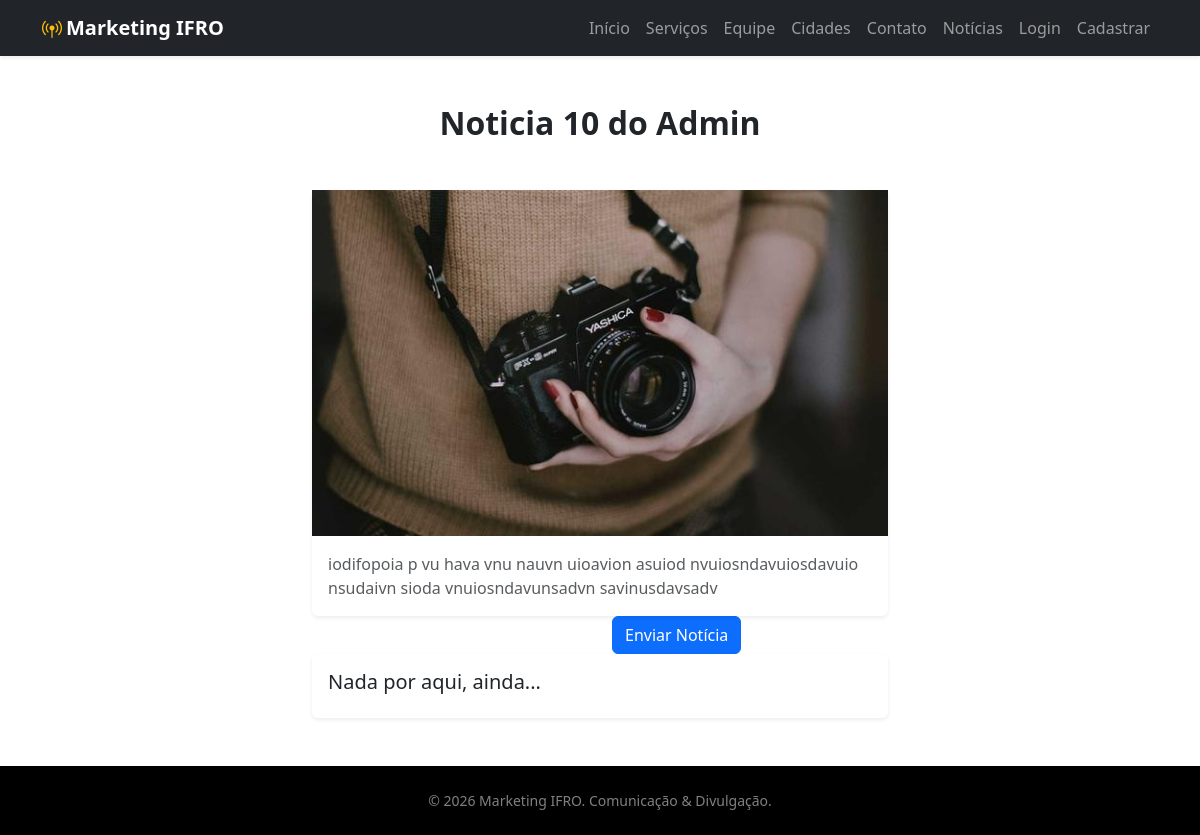
Page /noticias/noticia/7 on the earlier database version.
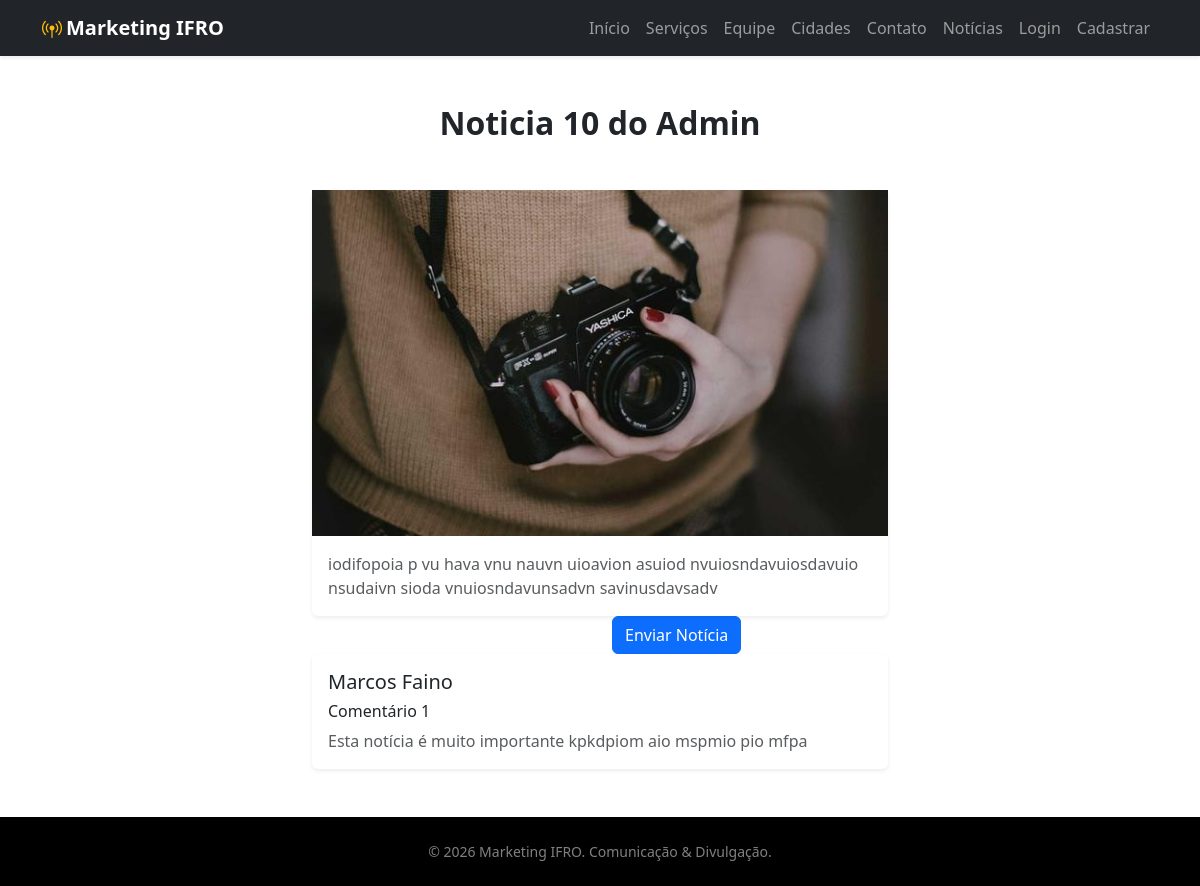
Same page on the later database version.
### noticias/models.py (models this page shows, shortened)
class Comentario(models.Model):
    noticia = models.ForeignKey('Noticia', on_delete=models.CASCADE,
                                related_name='comentarios')
    titulo = models.CharField(max_length=100)
    texto = models.TextField()
    autor = models.ForeignKey(get_user_model(), on_delete=models.CASCADE)
    criado_em = models.DateTimeField(auto_now_add=True)
    class Meta:
        verbose_name='Comentário'
        verbose_name_plural='Comentários'
        ordering = ['criado_em']

### noticias/views.py (the view)
# urls.py: path('noticia/<int:pk>', views.DetailNoticia.as_view(), name='detalhe_noticia'),
class DetailNoticia(DetailView):
    template_name = 'new/detalhe.html'
    model = Noticia
    context_object_name = 'noticia'
    def get_context_data(self, **kwargs):
        contexto = super().get_context_data(**kwargs)
        comentarios = self.get_object().comentarios.order_by('-criado_em')
        contexto['coments'] = comentarios
        return contexto

### noticias/templates/new/detalhe.html (shortened to what this page needs)
{% extends 'base.html' %}
{% block conteudo %}
  <section class="py-5">
    <div class="container w-50">
      <div class="text-center mb-5">
        <h2 class="fw-bold">{{ noticia.titulo }}</h2>
      </div>
      <div class="row g-4">
        <div>
          <div class="card h-100 border-0 shadow-sm">
            <img src="{{ noticia.imagem_principal.url }}" class="img-fluid w-100 mx-auto"
                 alt="{{ noticia.titulo|truncatewords:10 }}" />
            <div class="card-body">
              <p class="card-text text-muted">{{ noticia.texto }}</p>
            </div>
          </div>
        </div>
      </div>
      <div class="row g-4">
        <div class="col-6">
        </div>
        <div class="col-6">
            <form action="{% url 'noticias:enviarnew' %}" method="POST">
            <input type="submit" class="btn btn-primary" value="Enviar Notícia">
            </form>
        </div>
      </div>
    </div>
    <div class="container w-50">
        {% for c in coments %}
        <div class="row g-4">
        <div>
          <div class="card h-100 border-0 shadow-sm">
            <div class="card-body">
                <h5>{{ c.autor.get_full_name }}</h5>
                <h6>{{ c.titulo }}</h6>
              <p class="card-text text-muted">{{ c.texto }}</p>
            </div>
          </div>
        </div>
      </div>
        {% empty %}
        <div class="row g-4">
        <div>
          <div class="card h-100 border-0 shadow-sm">
            <div class="card-body">
                <h5>Nada por aqui, ainda...</h5>
            </div>
          </div>
        </div>
      </div>
        {% endfor %}
    </div>
  </section>
{% endblock %}

Differences in the rows shown:
added Comentario: autor.get_full_name "Marcos Faino", titulo "Comentário 1", texto "Esta notícia é muito importante kpkdpiom aio mspmio pio mfpa"
Other differences:
text no longer shown: "Nada por aqui, ainda..."
